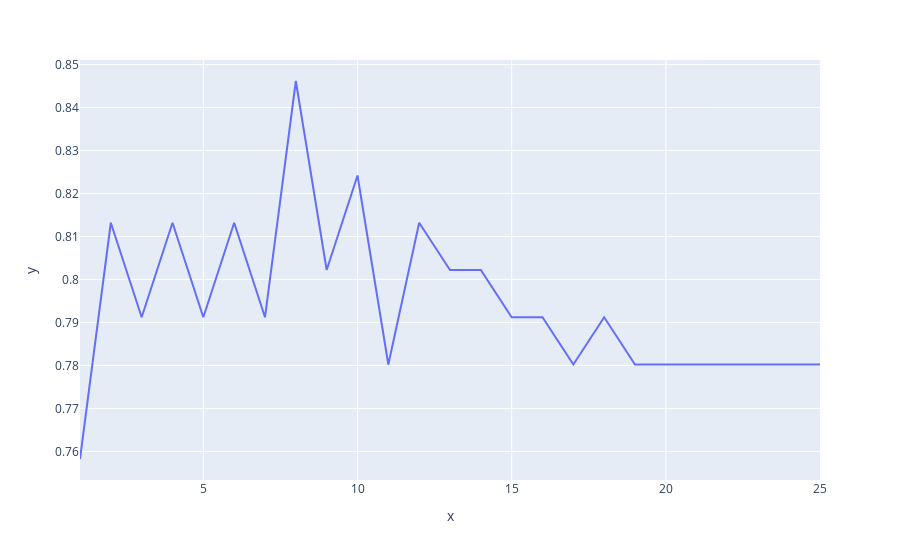

Source (notebook cell):
### Code cell
px.line(x=k_range, y=scores_list)

### Figure 1 — Plotly figure (JSON) as saved in the notebook; plotly's stock layout.template omitted (floating-point values rounded to 4 significant figures)
{"data": [{"hovertemplate": "x=%{x}<br>y=%{y}<extra></extra>", "legendgroup": "", "line": {"color": "#636efa", "dash": "solid"}, "mode": "lines", "name": "", "showlegend": false, "type": "scatter", "x": [1, 2, 3, 4, 5, 6, 7, 8, 9, 10, 11, 12, 13, 14, 15, 16, 17, 18, 19, 20, 21, 22, 23, 24, 25], "xaxis": "x", "y": [0.7582, 0.8132, 0.7912, 0.8132, 0.7912, 0.8132, 0.7912, 0.8462, 0.8022, 0.8242, 0.7802, 0.8132, 0.8022, 0.8022, 0.7912, 0.7912, 0.7802, 0.7912, 0.7802, 0.7802, 0.7802, 0.7802, 0.7802, 0.7802, 0.7802], "yaxis": "y"}], "layout": {"legend": {"tracegroupgap": 0}, "margin": {"t": 60}, "xaxis": {"anchor": "y", "domain": [0, 1], "title": {"text": "x"}}, "yaxis": {"anchor": "x", "domain": [0, 1], "title": {"text": "y"}}}}
